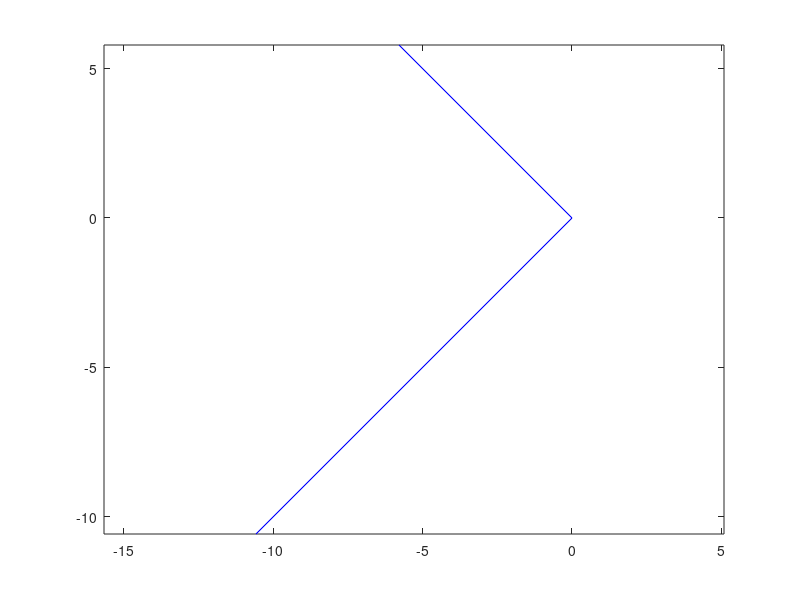
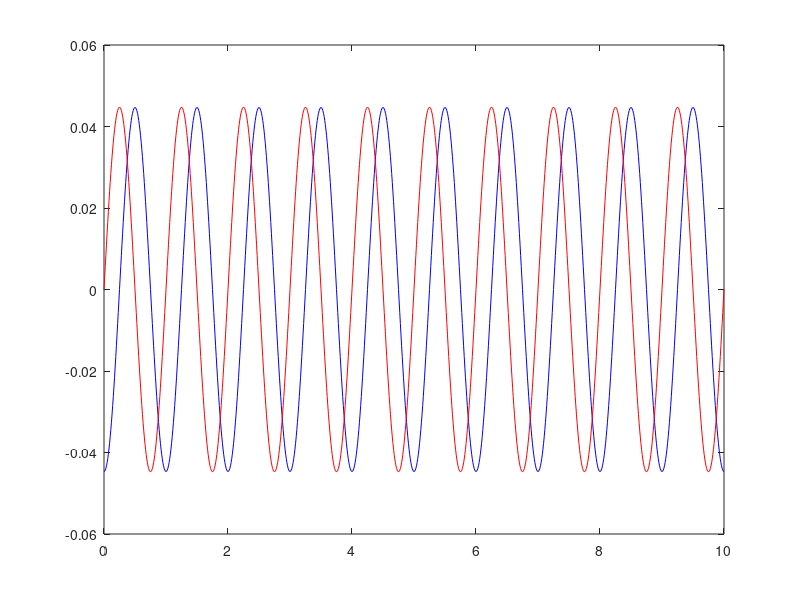

Source code (MATLAB) for these figures, in order:
%{
This is a MATLAB script to plot the SVD of a simple 2D oscillator.
The purpose is to see what SVD does in this simple example.

su.tianxiang@gmail.com
Febuary 2020.
%}

%%
clear; clc; close all;
%{
Step 1. Create data
  We would like to create a simple 2D oscillator in 3D space...
  x = (sqrt(2)/2.0)*(a*cos(2*pi*t) - b*sin(2*pi*t))
  y = (sqrt(2)/2.0)*(a*cos(2*pi*t) + b*sin(2*pi*t))
  z = 0
  t = [0:0.1:10]
%}
t = 0:0.01:10;     %[sec] discrete time for the oscillator
m = length(t);     %[-] number of columns in our data
n = 3;             %[-] number of rows in our data
data = zeros(n,m); %[m] initial data
a = 10; %[m] length of the long ellipse axis
b = 3;  %[m] length of the short ellipse axis
for i=1:m % Create data point one by one
    % Each column is a (x,y,z) data.
    currentTime = t(i);
    data(1,i) = (sqrt(2)/2) * (a*cos(2*pi*currentTime)-b*sin(2*pi*currentTime));
    data(2,i) = (sqrt(2)/2) * (a*cos(2*pi*currentTime)+b*sin(2*pi*currentTime));
    data(3,i) = 0;
end

%%
%{
Step 2. Perform SVD
  We will do the Single Value Decomposition for our data in this step.
%}
[U,S,V] = svd(data); % This is full SVD
[[size(U)],[size(S)],[size(V)]] % Sizes of the SVD matrices

[U,S,V] = svd(data,'econ'); % This is the trimmed SVD (non-zero components)
[[size(U)],[size(S)],[size(V)]] % Sizes

[S(1,1)/S(2,2)]

%{
Step 3. Plot U and V
%}
figure;
plot([0,sqrt(S(1,1))*U(1,1)], [0,sqrt(S(1,1))*U(2,1)],'b-'); hold on;
plot([0,sqrt(S(2,2))*U(1,2)], [0,sqrt(S(2,2))*U(2,2)],'b-'); hold on;
axis equal;

figure;
plot(t,V(:,1),'b'); hold on;
plot(t,V(:,2),'r'); hold on;

%{
Step 4. Conclusions
1. S(i,i)*(ith column of U) is the ith eigen vector of the state space.
2. (jth column of V) is the coordinates the jth component as a function of
time.
%}

